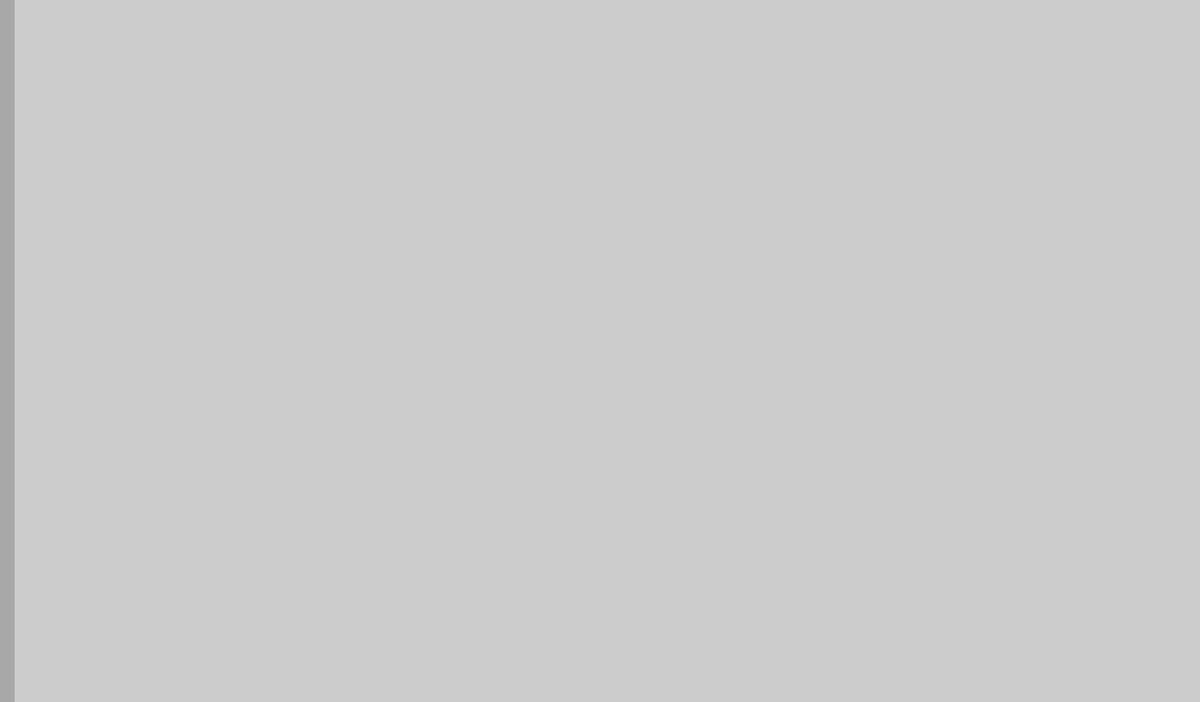
Frame 1 (no input)
Frame 60 (the mouse pressed at the canvas centre just before this capture): identical to frame 1, image omitted
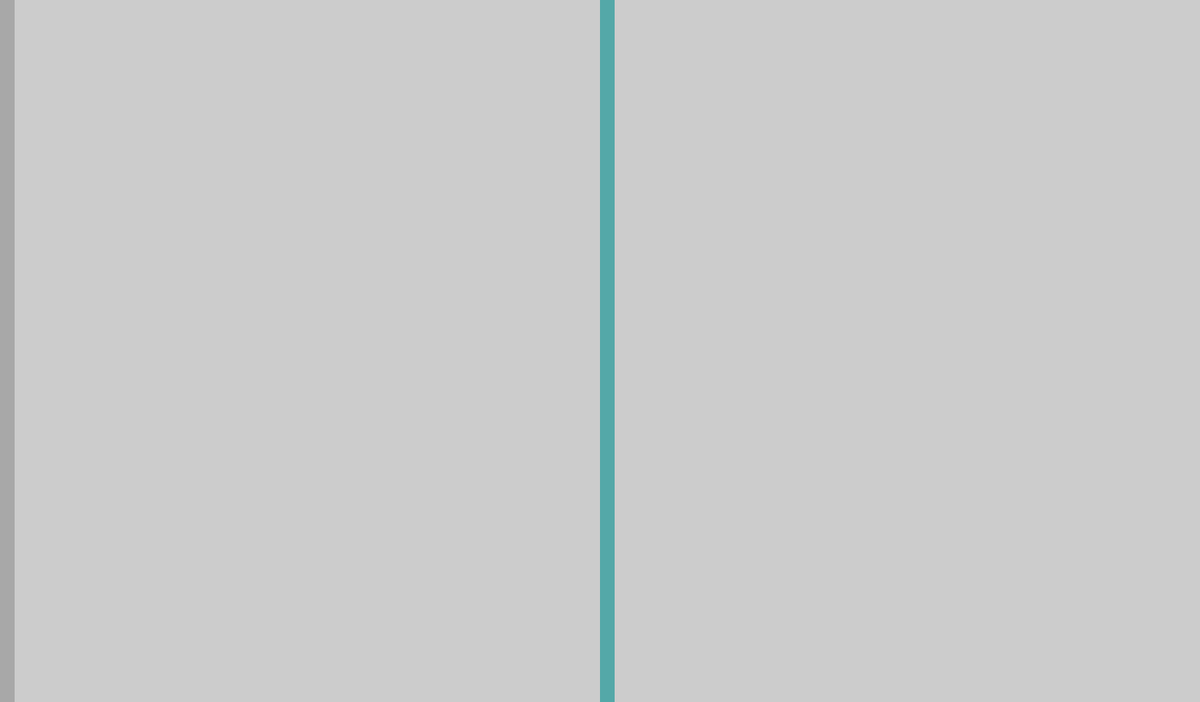
Frame 120 (the mouse held since frame 60 and released just before this capture)

The Processing sketch that drew these frames (run headless with seeded random() and noise(); from frame 60 on, the mouse is pressed at the canvas centre):

// Processing sketch: processing_107596
// ── processing_107596.pde

/**
 * Saturation. 
 * 
 * Saturation is the strength or purity of the color and represents the 
 * amount of gray in proportion to the hue. A "saturated" color is pure 
 * and an "unsaturated" color has a large percentage of gray. 
 * Move the cursor vertically over each bar to alter its saturation. 
 */
 
int barWidth = 20;
int lastBar = -1;


void setup() {
  size(1640, 960);
  colorMode(HSB, width, height, 100); 
  noStroke();
}


void draw() {
  int whichBar = mouseX / barWidth;
  if (whichBar != lastBar) {
    int barX = whichBar * barWidth;
    fill(barX, mouseY, 66);
    rect(barX, 0, barWidth, height);
    lastBar = whichBar;
  }
}
